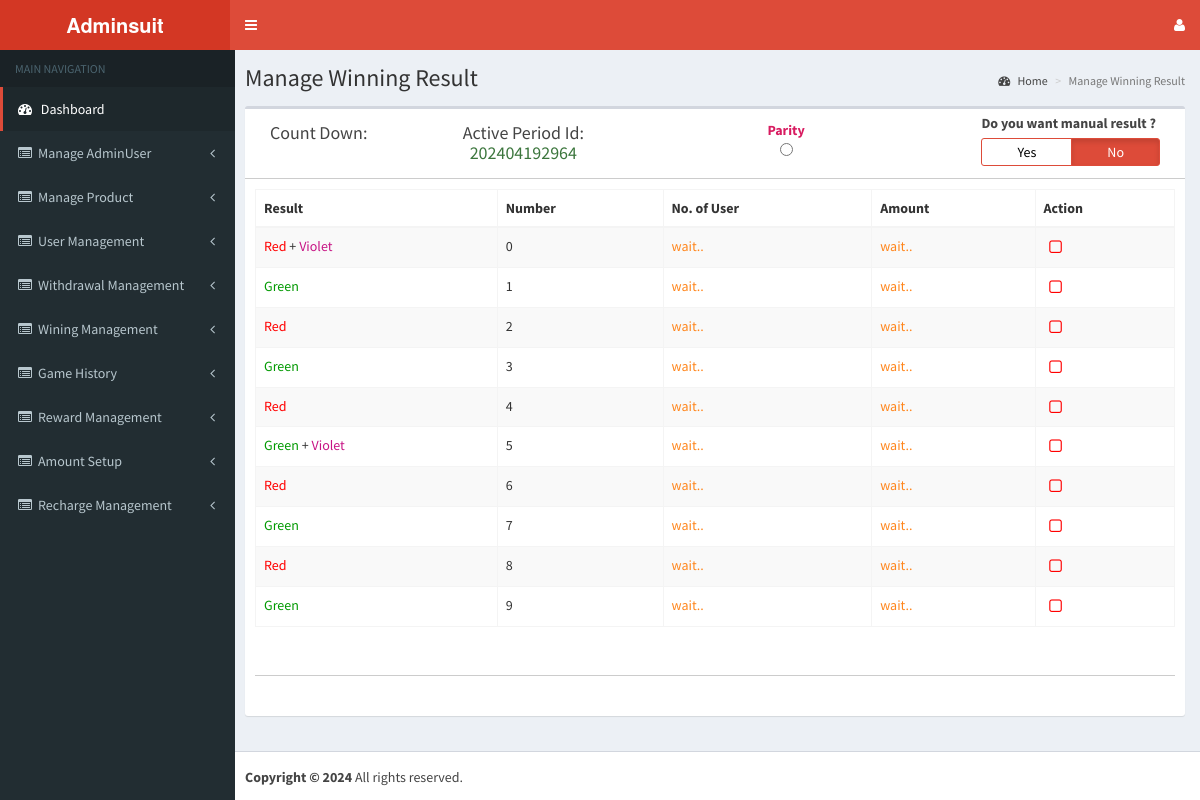
The app's page /admin/manage_winresult_fast.php (signed in) with its own data.
### tables this page shows
CREATE TABLE `services` (
  `id` int(11) NOT NULL,
  `services` varchar(255) NOT NULL,
  `url` varchar(255) NOT NULL,
  `status` varchar(255) NOT NULL
);

CREATE TABLE `tbl_gameid` (
  `id` int(11) NOT NULL,
  `gameid` varchar(500) NOT NULL,
  `createdate` timestamp NOT NULL DEFAULT current_timestamp()
);

CREATE TABLE `tbl_manualresultswitch` (
  `id` int(11) NOT NULL,
  `switch` varchar(50) NOT NULL,
  `tab` varchar(50) NOT NULL,
  `createdate` datetime NOT NULL
);

CREATE TABLE `tbl_manualresult` (
  `id` int(11) NOT NULL,
  `color` varchar(300) NOT NULL,
  `value` varchar(300) NOT NULL,
  `number` int(11) NOT NULL,
  `status` smallint(6) NOT NULL,
  `createdate` datetime NOT NULL
);

### admin/include/connection.php (called while the page is built, shortened)
<?php
function gameid($a)
{
  $selectruser=mysqli_query($a,"select `gameid` from `tbl_gameid` order by id desc limit 1");
  $userresult=mysqli_fetch_array($selectruser);
  return $userresult["gameid"];
}
                                                                                            ?>

### admin/manage_winresult_fast.php (the view, shortened to what this page needs)
<!DOCTYPE html>
<html>
<head>
<link rel="stylesheet" href="bootstrap/css/bootstrap.min.css">
<link rel="stylesheet" href="css/font-awesome.min.css">
<link rel="stylesheet" href="css/ionicons.min.css">
<link rel="stylesheet" href="dist/css/AdminLTE.min.css">
<link rel="stylesheet" href="dist/css/skins/_all-skins.min.css">
<link rel="stylesheet" href="plugins/iCheck/flat/blue.css">
<link rel="stylesheet" href="plugins/morris/morris.css">
<link rel="stylesheet" href="plugins/jvectormap/jquery-jvectormap-1.2.2.css">
<link rel="stylesheet" href="plugins/datepicker/datepicker3.css">
<link rel="stylesheet" href="plugins/daterangepicker/daterangepicker-bs3.css">
<link rel="stylesheet" href="plugins/bootstrap-wysihtml5/bootstrap3-wysihtml5.min.css">
<link rel="stylesheet" href="plugins/datatables/dataTables.bootstrap.css">
<link rel="stylesheet" href="plugins/select2/select2.min.css">
<link rel="stylesheet" href="plugins/iCheck/all.css">
<link href="css/custom.css" rel="stylesheet" type="text/css">
<link rel="stylesheet" href="css/app.css" id="maincss">
<link rel="stylesheet" href="css/style.css" id="maincss">
</head>
<body class="hold-transition skin-red sidebar-mini">
<div class="wrapper">
  <?php include ("include/connection.php");?>
  <?php include ("include/header.inc.php");?>
  <?php include ("include/navigation.inc.php");?>
  <div class="content-wrapper">
    <section class="content-header">
      <h1>Manage Winning Result</h1>
      <ol class="breadcrumb">
        <li><a href="desktop.php"><i class="fa fa-dashboard"></i> Home</a></li>
        <li class="active">Manage Winning Result</li>
      </ol>
    </section>
    <section class="content">
      <div class="row">
        <div class="col-xs-12">
          <div class="box">
            <div class="box-header box-header2">
              <div class="col-xs-2">
                <div class="gameidtimer">
      <h4>Count Down:</br><spam id="demo" class="red_txt"></spam></h4>
      </div>
              </div>
              <div class="col-xs-3 text-center">
    <h4>Active Period Id:</br> <spam id="activeperiodid" class="text-success"><?php echo sprintf("%03d",gameid($con));?></spam></h4>
              </div>
              <?php
 $chkswitchQuery=mysqli_query($con,"select * from `tbl_manualresultswitch` where `id`='1'");
 $role=mysqli_fetch_array($chkswitchQuery);
 ?>
              <div class="col-xs-4 text-center">
              <h5 class="text-maroon">
             <label>Parity <br><input type="radio" class="tabbtn" name="tab" value="parity" <?php if($role['tab']=='parity'){echo"checked";} ?>></label>&nbsp;&nbsp;&nbsp;&nbsp;
             </h5>
              </div>
              <div class="col-xs-3">
                <div class="main-input pull-right">
                    <label>Do you want manual result ?</label>
                    <div class="mt-0">
                <div class="btn-group btn-group-toggle padd-l-15" data-toggle="buttons">
          <label class="btn btn-secondary <?php if($role['switch']=='yes'){echo"active";} ?>">
          <input class="switchbutton" type="radio" name="switch" id="switchyes" value="yes" <?php if($role['switch']=='yes'){echo"checked";} ?>> Yes </label>
           <label class="btn btn-secondary <?php if($role['switch']=='no'){echo"active";} ?>">
          <input type="radio" class="switchbutton" name="switch" id="switchno" value="no" <?php if($role['switch']=='no'){echo"checked";} ?>> No </label>
                      </div>
                    </div>
                  </div>
              </div>
            </div>
            <div class="box-body">
              <form id="formID" name="formID" method="post" action="#" enctype="multipart/form-data">
                <table id="example1" class="table table-bordered table-striped">
                  <thead>
                    <tr>
                      <th>Result</th>
                      <th>Number</th>
                      <th>No. of User</th>
                      <th>Amount</th>
                      <th>Action</th>
                    </tr>
                  </thead>
                  <tbody id="betdetail">
                    <?php
  $Query=mysqli_query($con,"select * from `tbl_manualresult`");
  $i=0;
  while($row=mysqli_fetch_array($Query)){$i++;?>
                    <tr>
                      <td><?php echo @$row["color"]; ?></td>
                      <td><?php echo $row['number'];?></td>
                      <td class="text-orange">wait..</td>
                     <td class="text-orange">wait..</td>
                      <td>
                        <?php
	  if($row['status']==1){
	  ?>
                        &nbsp; <a href="javascript:void(0);" class="update-person" style="color:#090; font-size:16px;" data-toggle="tooltip" title="Publish"><i class="fa fa-check-square-o"></i></a>
                        <?php } else if($row['status']==0){?>
                        &nbsp; <a href="javascript:void(0);" class="update-person" style="color:#f00; font-size:16px;" data-toggle="tooltip" title="Wait..."><i class="fa fa-square-o"></i></a>
                        <?php }?></td>
                    </tr>
                    <?php }?>
                  </tbody>
                </table>
                <div class="box-header box-header2" style="margin-bottom: 10px;">&nbsp; </div>
                <div class="row">
                  <div class="col-sm-10"></div>
                  <div class="col-sm-2"> &nbsp; </div>
                </div>
              </form>
            </div>
          </div>
        </div>
      </div>
    </section>
  </div>
  <?php include("include/footer.inc.php");?>
</div>
</body>
</html>

### admin/include/navigation.inc.php (shortened to what this page needs)
<aside class="main-sidebar">
  <section class="sidebar">
  <ul class="sidebar-menu">
    <li class="header">MAIN NAVIGATION</li>
    <?php $session_role=$_SESSION['role_id'];
    $url = basename($_SERVER['PHP_SELF']) . '';
    $chkurl=mysqli_query($con,"select `id`,`p_id` from `child_menu` where `url`='".$url."' and `status`='1'");
    $chkurl_result=mysqli_fetch_array($chkurl);
    $chk= $chkurl_result['p_id'];
    $valurl=mysqli_query($con,"SELECT * FROM `task` where `role_id`='".$session_role."' And task  like '%$chk%' and `status`='1'");
    $val_row=mysqli_num_rows($valurl);
    if($val_row=='0'){
      session_start();
      session_unset();
      session_destroy();
      header("location:index.php?msg1=notauthorized");
    }else{
      $task=mysqli_query($con,"select * from `task` where `role_id`='".$session_role."' and `status`='1'");
      $task_result=mysqli_fetch_array($task);
      $taskid=$task_result['task'];
      $parent=mysqli_query($con,"Select * from `services` where id in($taskid) And `status`='1'");
      while(@$parent_array=mysqli_fetch_array($parent)){
        if($parent_array['url']=='desktop.php'){
          ?>
          <li class="active treeview"> <a href="<?php echo $parent_array['url']; ?>"> <i class="fa fa-dashboard"></i> <span><?php echo $parent_array['services']; ?></span> </a></li>
        <?php }else{?>
          <li class="treeview"> <a href="<?php echo $parent_array['url']; ?>"> <i class="fa fa-list-alt"></i><span><?php echo $parent_array['services']; ?></span><i class="fa fa-angle-left pull-right"></i></a>
          </li>
        <?php }
      }}
      ?>
      <li>&nbsp;</li>
      <li>&nbsp;</li>
    </ul>
  </section><br />
</aside>

### admin/css/style.css (style rules this page uses)
.btn-secondary { color: #000; background-color: #fff; border-color: #dd4b39; box-shadow: none; padding: 3px 35px; }
.btn-secondary:not(:disabled):not(.disabled).active, .btn-secondary:not(:disabled):not(.disabled):active, .show > .btn-secondary.dropdown-toggle { color: #fff; background-color: #dd4b39; border-color: #dd4b39; }

### records on screen
services: services "Dashboard"
services: services "Manage AdminUser"
services: services "Manage Product"
services: services "User Management"
services: services "Withdrawal Management"
services: services "Wining Management"
services: services "Game History"
services: services "Reward Management"
services: services "Amount Setup"
services: services "Recharge Management"
tbl_gameid: gameid "202404192964"
tbl_manualresultswitch: tab "☐ Parity"
tbl_manualresult: color "Red + Violet", number "0", status 0 (drawn)
tbl_manualresult: color "Green", number "1", status 0 (drawn)
tbl_manualresult: color "Red", number "2", status 0 (drawn)
tbl_manualresult: color "Green", number "3", status 0 (drawn)
tbl_manualresult: color "Red", number "4", status 0 (drawn)
tbl_manualresult: color "Green + Violet", number "5", status 0 (drawn)
tbl_manualresult: color "Red", number "6", status 0 (drawn)
tbl_manualresult: color "Green", number "7", status 0 (drawn)
tbl_manualresult: color "Red", number "8", status 0 (drawn)
tbl_manualresult: color "Green", number "9", status 0 (drawn)
